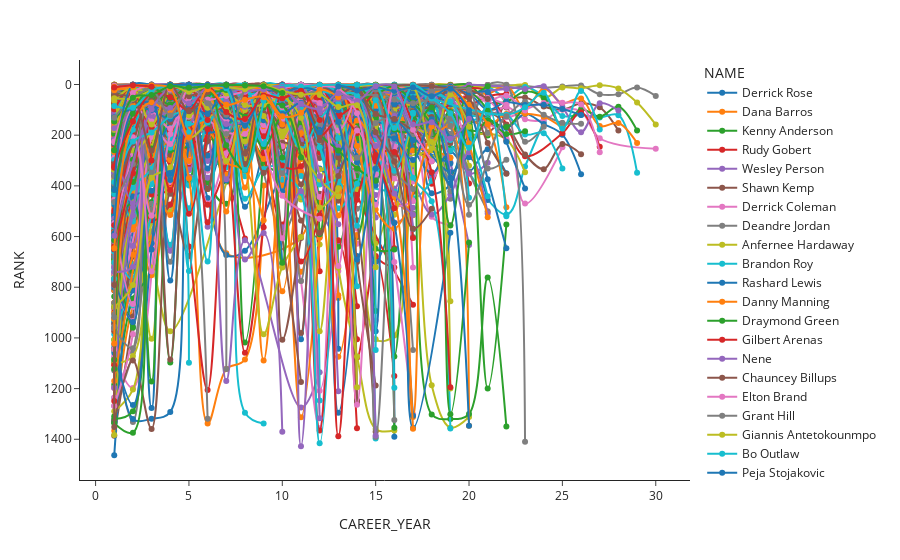

Here is the notebook cell this chart was saved with:
### Code cell
# Create the scatter
fig = px.line(
    df,
    x='CAREER_YEAR',
    y='RANK',
    color='NAME',
    template='simple_white',
    markers=True,
    line_shape='spline'
    # x=heatmap_data['CUSTOMER'],
    # y=heatmap_data['LOCATION'],
    # z=heatmap_data['TOTAL'],
    # labels={"x": 'CUSTOMER', "y": 'LOCATION', "z": 'TOTAL SPEND'},
    # color_continuous_scale='greens',
    # text_auto='$,d'# text_auto=".2f",
    # # title='SALES BY CUSTOMER, LOCATION'
)

fig.update_yaxes(autorange='reversed')
# fig.update_layout(
#     title=dict(text='Sales by Cusomer, Location')
# )
# fig.update(layout_coloraxis_showscale=False)
fig.show()
